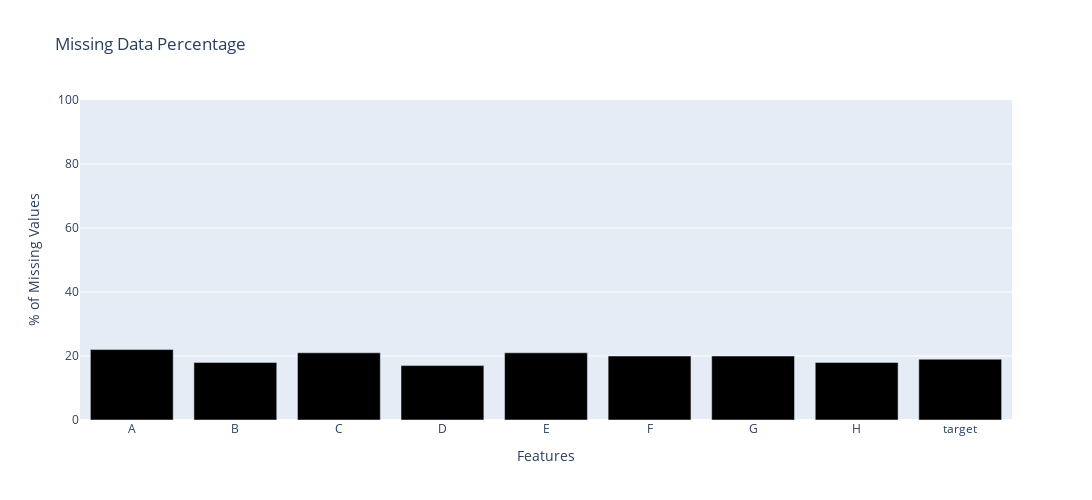
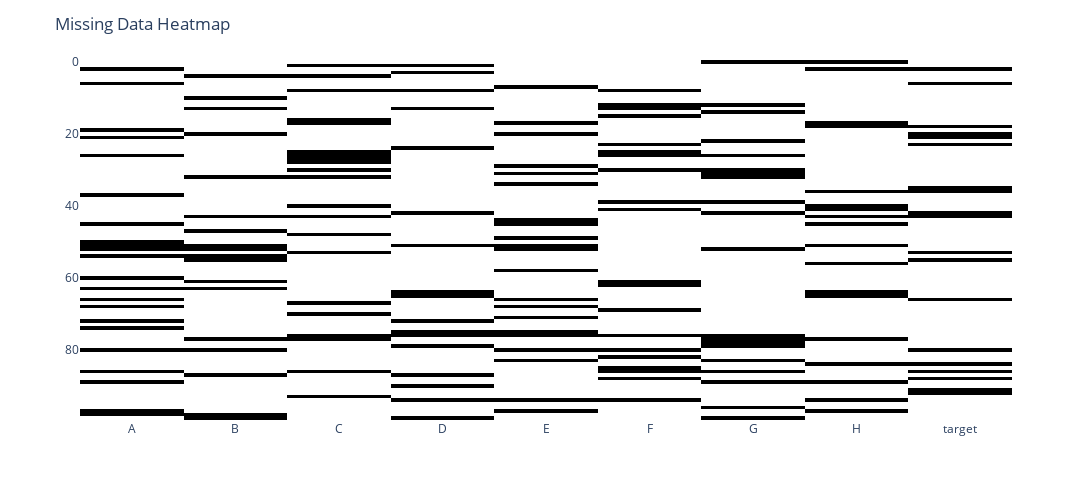

Write notebook code for charts like these, in order.
### Code cell
plt.style.use("ggplot")
importlib.reload(veda)

veda.viz_missing_interactive(df=data)

### Figure 1 — Plotly figure (JSON) as saved in the notebook; plotly's stock layout.template omitted (floating-point values rounded to 4 significant figures)
{"data": [{"alignmentgroup": "True", "hovertemplate": "variable=0<br>index=%{x}<br>value=%{y}<extra></extra>", "legendgroup": "0", "marker": {"color": "black", "pattern": {"shape": ""}}, "name": "0", "offsetgroup": "0", "orientation": "v", "showlegend": false, "textposition": "auto", "type": "bar", "x": ["A", "B", "C", "D", "E", "F", "G", "H", "target"], "xaxis": "x", "y": [22, 18, 21, 17, 21, 20, 20, 18, 19], "yaxis": "y"}], "layout": {"barmode": "relative", "height": 500, "legend": {"title": {"text": "variable"}, "tracegroupgap": 0}, "title": {"text": "Missing Data Percentage"}, "width": 1280, "xaxis": {"anchor": "y", "domain": [0, 1], "title": {"text": "Features"}}, "yaxis": {"anchor": "x", "domain": [0, 1], "range": [0, 100], "title": {"text": "% of Missing Values"}}}}

### Figure 2 — Plotly figure (JSON) as saved in the notebook; plotly's stock layout.template omitted (floating-point values rounded to 4 significant figures; data arrays with more than 128 entries replaced by an {"elided": "..."} marker saying what was removed)
{"data": [{"coloraxis": "coloraxis", "hovertemplate": "x: %{x}<br>y: %{y}<br>color: %{z}<extra></extra>", "name": "0", "type": "heatmap", "x": ["A", "B", "C", "D", "E", "F", "G", "H", "target"], "xaxis": "x", "y": [0, 1, 2, 3, 4, 5, 6, 7, 8, 9, 10, 11, 12, 13, 14, 15, 16, 17, 18, 19, 20, 21, 22, 23, 24, 25, 26, 27, 28, 29, 30, 31, 32, 33, 34, 35, 36, 37, 38, 39, 40, 41, 42, 43, 44, 45, 46, 47, 48, 49, 50, 51, 52, 53, 54, 55, 56, 57, 58, 59, 60, 61, 62, 63, 64, 65, 66, 67, 68, 69, 70, 71, 72, 73, 74, 75, 76, 77, 78, 79, 80, 81, 82, 83, 84, 85, 86, 87, 88, 89, 90, 91, 92, 93, 94, 95, 96, 97, 98, 99], "yaxis": "y", "z": {"elided": "100x9 int values"}}], "layout": {"coloraxis": {"colorscale": [[0, "white"], [1, "black"]], "showscale": false}, "height": 500, "margin": {"t": 60}, "title": {"text": "Missing Data Heatmap"}, "width": 1280, "xaxis": {"anchor": "y", "constrain": "domain", "domain": [0, 1], "scaleanchor": "y"}, "yaxis": {"anchor": "x", "autorange": "reversed", "constrain": "domain", "domain": [0, 1]}}}
